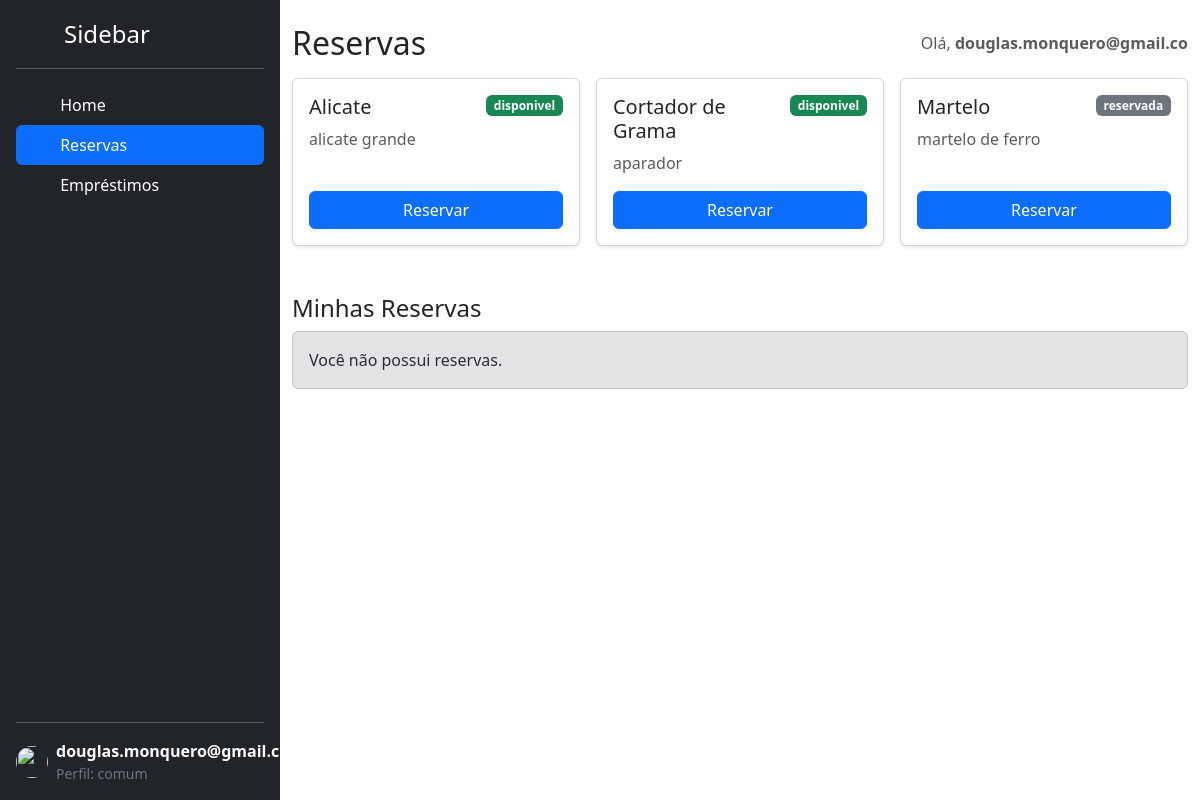
The app's page /reservas.php (signed in), older data.
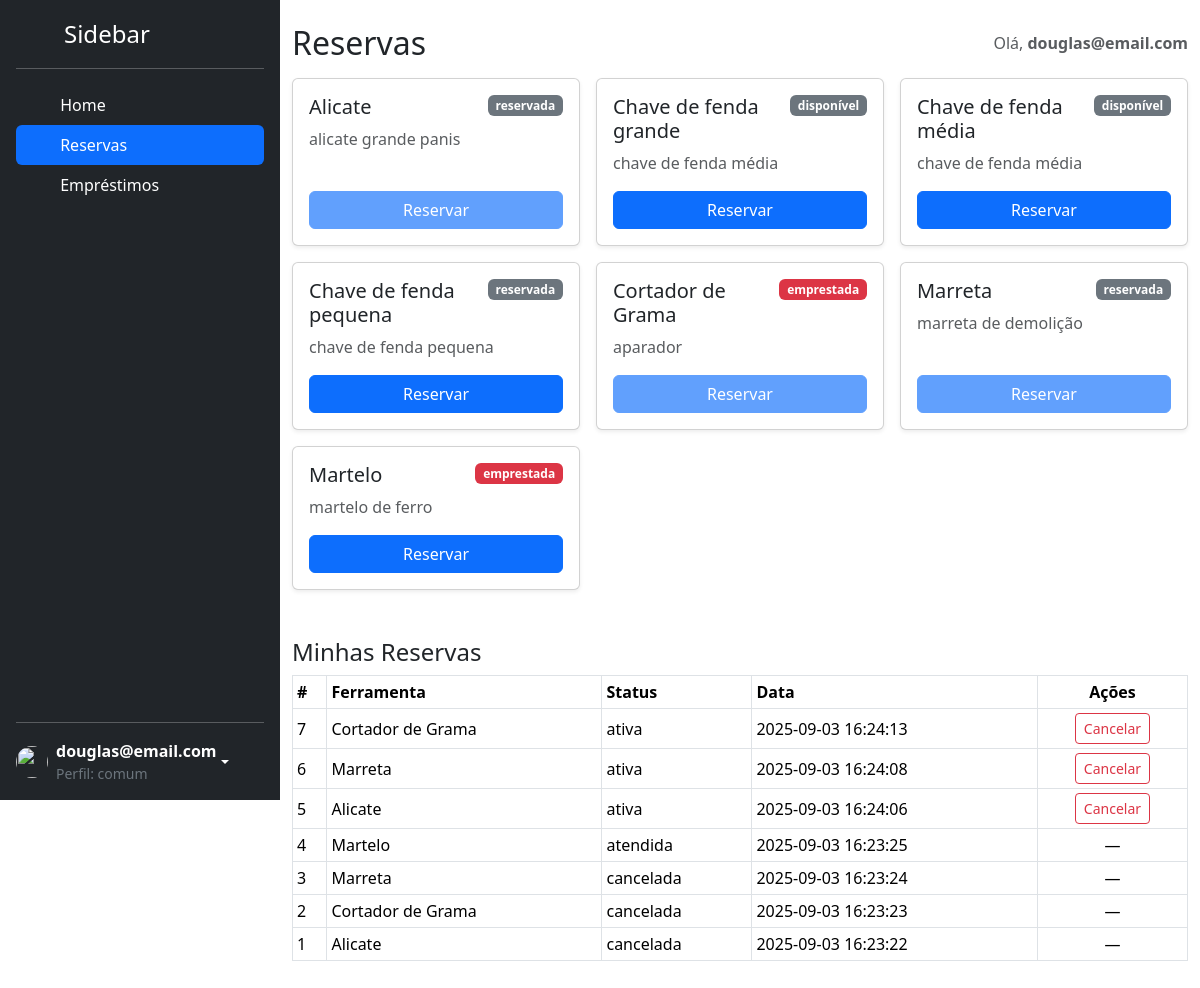
The same page, newer data.
### tables this page shows
CREATE TABLE IF NOT EXISTS `ferramenta` (
  `id` int(11) NOT NULL AUTO_INCREMENT,
  `cadastro` timestamp NOT NULL DEFAULT current_timestamp(),
  `nome` varchar(50) NOT NULL,
  `descricao` varchar(50) DEFAULT NULL,
  `status` enum('disponível','reservada','emprestada') NOT NULL DEFAULT 'disponível',
  `estado` varchar(40) DEFAULT NULL,
  PRIMARY KEY (`id`)
);

CREATE TABLE IF NOT EXISTS `reserva` (
  `id` int(11) NOT NULL AUTO_INCREMENT,
  `id_ferramenta` int(11) NOT NULL,
  `id_usuario` int(11) NOT NULL,
  `data_reserva` datetime NOT NULL DEFAULT current_timestamp(),
  `status` enum('ativa','atendida','cancelada') NOT NULL DEFAULT 'ativa',
  PRIMARY KEY (`id`),
  KEY `fk_res_user` (`id_usuario`),
  KEY `idx_fila` (`id_ferramenta`,`status`,`data_reserva`),
  CONSTRAINT `fk_res_ferr` FOREIGN KEY (`id_ferramenta`) REFERENCES `ferramenta` (`id`),
  CONSTRAINT `fk_res_user` FOREIGN KEY (`id_usuario`) REFERENCES `usuario` (`id`)
);

### includes/conexao.php (called while the page is built, shortened)
<?php
    class Database {
        public $conexao;
        public function __construct($host = "localhost", $usuario = "root", $senha = "",  $base = "ferramentas")
        {
            $this->conexao = new mysqli($host, $usuario, $senha, $base);
        }
        public function query($sql){
            return $this->conexao->query($sql);
        }
    }
?>

### includes/classes/Reserva.php (called while the page is built, shortened)
<?php
  include_once("includes/conexao.php");
  class Reserva {
    private $bd;
    public function __construct(Database $bd){
      $this->bd = $bd;
    }
    function listarPorUsuario($id_usuario){
      $sql = "SELECT r.*,
                     f.nome AS ferramentaNome
                FROM reserva r
                JOIN ferramenta f ON f.id = r.id_ferramenta
               WHERE r.id_usuario = '{$id_usuario}'
            ORDER BY r.data_reserva DESC";
      $resultado = $this->bd->query($sql);
      $rows = [];
      if ($resultado) {
        while($row = $resultado->fetch_assoc()){
          $rows[] = $row;
        }
      }
      return $rows;
    }
  }
?>

### reservas.php (the view, shortened to what the changed rows need)
<?php
include_once "includes/classes/Reserva.php";
$bd = new Database();
$reserva = new Reserva($bd);
$ferramentas = [];
$resFerr = $bd->query("SELECT id, nome, status, COALESCE(descricao,'') AS descricao FROM ferramenta ORDER BY nome");
if ($resFerr) {
  while ($row = $resFerr->fetch_assoc()) {
    $ferramentas[] = $row;
  }
}
$minhasReservas = $reserva->listarPorUsuario((int)$_SESSION['id_usuario']);
$jaTenho = [];
foreach ($minhasReservas as $r) {
  if ($r['status'] === 'ativa') {
    $jaTenho[(int)$r['id_ferramenta']] = true;
  }
}
?>
<!doctype html>
<html lang="pt-br" data-bs-theme="auto">
<head>
  <link href="https://cdn.jsdelivr.net/npm/bootstrap@5.3.8/dist/css/bootstrap.min.css" rel="stylesheet">
</head>
<body>
<?php include_once "includes/menu.php"; ?>
<div class="container py-4">
  <div class="d-flex justify-content-between align-items-center mb-3">
    <h2 class="m-0">Reservas</h2>
    <span class="text-muted">Olá, <strong><?php echo htmlspecialchars($_SESSION['nome_usuario'] ?? 'Usuário'); ?></strong></span>
  </div>
  <div class="row g-3">
    <?php if (empty($ferramentas)): ?>
      <div class="col-12">
        <div class="alert alert-warning">Nenhuma ferramenta cadastrada.</div>
      </div>
    <?php else: ?>
      <?php foreach ($ferramentas as $f):
        $idF = (int)$f['id'];
        $status = $f['status'];
        $podeReservar = !isset($jaTenho[$idF]);
      ?>
        <div class="col-12 col-sm-6 col-lg-4">
          <div class="card card-tool shadow-sm">
            <div class="card-body d-flex flex-column">
              <div class="d-flex justify-content-between align-items-start mb-2">
                <h5 class="card-title mb-0"><?php echo htmlspecialchars($f['nome']); ?></h5>
                <span class="badge <?php
                  echo $status === 'disponivel' ? 'badge-disponivel' :
                       ($status === 'emprestada' ? 'badge-emprestada' : 'badge-reservada');
                ?>"><?php echo htmlspecialchars($status); ?></span>
              </div>
              <p class="text-muted flex-grow-1 mb-3"><?php echo nl2br(htmlspecialchars($f['descricao'] ?: '—')); ?></p>
              <form method="post" class="mt-auto">
                <button class="btn btn-primary w-100"
                        <?php echo $podeReservar ? '' : 'disabled'; ?>
                        title="<?php echo $podeReservar ? '' : 'Você já tem uma reserva ativa desta ferramenta'; ?>">
                  Reservar
                </button>
              </form>
            </div>
          </div>
        </div>
      <?php endforeach; ?>
    <?php endif; ?>
  </div>
  <div class="mt-5">
    <h4>Minhas Reservas</h4>
    <?php if (empty($minhasReservas)): ?>
      <div class="alert alert-secondary">Você não possui reservas.</div>
    <?php else: ?>
      <table class="table table-sm table-bordered align-middle">
        <thead>
          <tr>
            <th>#</th>
            <th>Ferramenta</th>
            <th>Status</th>
            <th>Data</th>
            <th class="text-center">Ações</th>
          </tr>
        </thead>
        <tbody>
          <?php foreach ($minhasReservas as $r): ?>
            <tr>
              <td><?php echo (int)$r['id']; ?></td>
              <td><?php echo htmlspecialchars($r['ferramentaNome']); ?></td>
              <td><?php echo htmlspecialchars($r['status']); ?></td>
              <td><?php echo htmlspecialchars($r['data_reserva']); ?></td>
              <td class="text-center">
                <?php if ($r['status'] === 'ativa'): ?>
                  <form method="post" class="d-inline">
                    <button class="btn btn-outline-danger btn-sm"
                            onclick="return confirm('Cancelar esta reserva?');">
                      Cancelar
                    </button>
                  </form>
                <?php else: ?>
                  —
                <?php endif; ?>
              </td>
            </tr>
          <?php endforeach; ?>
        </tbody>
      </table>
    <?php endif; ?>
  </div>
</div>
</body>
</html>

### includes/menu.php (shortened to what the changed rows need)
<?php
$nivel = strtolower($_SESSION['nivel'] ?? ($_SESSION['user']['nivel'] ?? 'comum'));
$logado = !empty($_SESSION['id_usuario']);
?>
<main class="d-flex flex-nowrap">
  <div class="d-flex flex-column flex-shrink-0 p-3 text-bg-dark" style="width:280px; height:100vh">
    <?php if ($logado): ?>
      <div class="dropdown">
        <a href="#" class="d-flex align-items-center text-white text-decoration-none dropdown-toggle" data-bs-toggle="dropdown">
          <img src="https://github.com/mdo.png" width="32" height="32" class="rounded-circle me-2" />
          <div class="d-flex flex-column">
            <strong><?php echo htmlspecialchars($_SESSION['nome_usuario'] ?? $_SESSION['email_usuario'] ?? 'Usuário'); ?></strong>
            <small class="text-secondary">Perfil: <?php echo htmlspecialchars($nivel); ?></small>
          </div>
        </a>
      </div>
    <?php else: ?>
      <div class="mt-3">
        <a href="login.php" class="btn btn-outline-light w-100">Login</a>
      </div>
    <?php endif; ?>
  </div>

Row changes from the older to the newer data that the page shows:
changed ferramenta "Alicate": status "disponivel" → "reservada"; descricao "alicate grande" → "alicate grande panis"
added ferramenta: nome "Chave de fenda grande", status "disponível", descricao "chave de fenda média"
added ferramenta: nome "Chave de fenda média", status "disponível", descricao "chave de fenda média"
added ferramenta: nome "Chave de fenda pequena", status "reservada", descricao "chave de fenda pequena"
changed ferramenta "Cortador de Grama": status "disponivel" → "emprestada"
added ferramenta: nome "Marreta", status "reservada", descricao "marreta de demolição"
changed ferramenta "Martelo": status "reservada" → "emprestada"
added reserva: id "7", id_ferramenta.nome "Cortador de Grama", status "ativa", data_reserva "2025-09-03 16:24:13"
added reserva: id "6", id_ferramenta.nome "Marreta", status "ativa", data_reserva "2025-09-03 16:24:08"
added reserva: id "5", id_ferramenta.nome "Alicate", status "ativa", data_reserva "2025-09-03 16:24:06"
added reserva: id "4", id_ferramenta.nome "Martelo", status "atendida", data_reserva "2025-09-03 16:23:25"
added reserva: id "3", id_ferramenta.nome "Marreta", status "cancelada", data_reserva "2025-09-03 16:23:24"
added reserva: id "2", id_ferramenta.nome "Cortador de Grama", status "cancelada", data_reserva "2025-09-03 16:23:23"
added reserva: id "1", id_ferramenta.nome "Alicate", status "cancelada", data_reserva "2025-09-03 16:23:22"
Text that changed along with them:
$_SESSION['nome_usuario']: "douglas.monquero@gmail.co" → "douglas@email.com"
text no longer shown: "Você não possui reservas."
text now shown: "# Ferramenta Status Data Ações"
